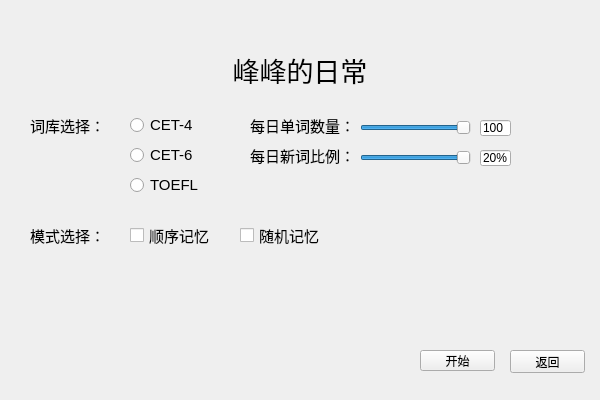
<?xml version="1.0" encoding="UTF-8"?>
<ui version="4.0">
 <class>Q_WordrecitingPara</class>
 <widget class="QWidget" name="Q_WordrecitingPara">
  <property name="geometry">
   <rect>
    <x>0</x>
    <y>0</y>
    <width>600</width>
    <height>400</height>
   </rect>
  </property>
  <property name="windowTitle">
   <string>千词斩 Version 1.0</string>
  </property>
  <widget class="QLabel" name="label">
   <property name="geometry">
    <rect>
     <x>150</x>
     <y>30</y>
     <width>300</width>
     <height>80</height>
    </rect>
   </property>
   <property name="font">
    <font>
     <family>微软雅黑</family>
     <pointsize>20</pointsize>
    </font>
   </property>
   <property name="text">
    <string>峰峰的日常</string>
   </property>
   <property name="alignment">
    <set>Qt::AlignCenter</set>
   </property>
  </widget>
  <widget class="QLabel" name="label_3">
   <property name="geometry">
    <rect>
     <x>30</x>
     <y>100</y>
     <width>81</width>
     <height>50</height>
    </rect>
   </property>
   <property name="font">
    <font>
     <pointsize>11</pointsize>
    </font>
   </property>
   <property name="text">
    <string>词库选择：</string>
   </property>
  </widget>
  <widget class="QPushButton" name="button_Back">
   <property name="geometry">
    <rect>
     <x>510</x>
     <y>350</y>
     <width>75</width>
     <height>23</height>
    </rect>
   </property>
   <property name="text">
    <string>返回</string>
   </property>
  </widget>
  <widget class="QLabel" name="label_4">
   <property name="geometry">
    <rect>
     <x>30</x>
     <y>210</y>
     <width>81</width>
     <height>50</height>
    </rect>
   </property>
   <property name="font">
    <font>
     <pointsize>11</pointsize>
    </font>
   </property>
   <property name="text">
    <string>模式选择：</string>
   </property>
  </widget>
  <widget class="QPushButton" name="button_Start">
   <property name="geometry">
    <rect>
     <x>420</x>
     <y>350</y>
     <width>75</width>
     <height>21</height>
    </rect>
   </property>
   <property name="text">
    <string>开始</string>
   </property>
  </widget>
  <widget class="QSlider" name="slider_Proportion">
   <property name="geometry">
    <rect>
     <x>360</x>
     <y>150</y>
     <width>111</width>
     <height>16</height>
    </rect>
   </property>
   <property name="minimum">
    <number>10</number>
   </property>
   <property name="maximum">
    <number>90</number>
   </property>
   <property name="singleStep">
    <number>5</number>
   </property>
   <property name="value">
    <number>90</number>
   </property>
   <property name="orientation">
    <enum>Qt::Horizontal</enum>
   </property>
  </widget>
  <widget class="QSlider" name="slider_Number">
   <property name="geometry">
    <rect>
     <x>360</x>
     <y>120</y>
     <width>111</width>
     <height>16</height>
    </rect>
   </property>
   <property name="minimum">
    <number>20</number>
   </property>
   <property name="maximum">
    <number>500</number>
   </property>
   <property name="singleStep">
    <number>20</number>
   </property>
   <property name="value">
    <number>500</number>
   </property>
   <property name="orientation">
    <enum>Qt::Horizontal</enum>
   </property>
  </widget>
  <widget class="QLineEdit" name="line_Number">
   <property name="geometry">
    <rect>
     <x>480</x>
     <y>120</y>
     <width>31</width>
     <height>16</height>
    </rect>
   </property>
   <property name="text">
    <string>100</string>
   </property>
   <property name="readOnly">
    <bool>true</bool>
   </property>
  </widget>
  <widget class="QLabel" name="label_6">
   <property name="geometry">
    <rect>
     <x>250</x>
     <y>100</y>
     <width>121</width>
     <height>50</height>
    </rect>
   </property>
   <property name="font">
    <font>
     <pointsize>11</pointsize>
    </font>
   </property>
   <property name="text">
    <string>每日单词数量：</string>
   </property>
  </widget>
  <widget class="QLabel" name="label_7">
   <property name="geometry">
    <rect>
     <x>250</x>
     <y>130</y>
     <width>121</width>
     <height>50</height>
    </rect>
   </property>
   <property name="font">
    <font>
     <pointsize>11</pointsize>
    </font>
   </property>
   <property name="text">
    <string>每日新词比例：</string>
   </property>
  </widget>
  <widget class="QLineEdit" name="line_Proportion">
   <property name="geometry">
    <rect>
     <x>480</x>
     <y>150</y>
     <width>31</width>
     <height>16</height>
    </rect>
   </property>
   <property name="text">
    <string>20%</string>
   </property>
   <property name="readOnly">
    <bool>true</bool>
   </property>
  </widget>
  <widget class="QRadioButton" name="radio_cet4">
   <property name="geometry">
    <rect>
     <x>130</x>
     <y>110</y>
     <width>100</width>
     <height>30</height>
    </rect>
   </property>
   <property name="font">
    <font>
     <pointsize>11</pointsize>
    </font>
   </property>
   <property name="text">
    <string>CET-4</string>
   </property>
  </widget>
  <widget class="QRadioButton" name="radio_cet6">
   <property name="geometry">
    <rect>
     <x>130</x>
     <y>140</y>
     <width>100</width>
     <height>30</height>
    </rect>
   </property>
   <property name="font">
    <font>
     <pointsize>11</pointsize>
    </font>
   </property>
   <property name="text">
    <string>CET-6</string>
   </property>
  </widget>
  <widget class="QRadioButton" name="radio_toefl">
   <property name="geometry">
    <rect>
     <x>130</x>
     <y>170</y>
     <width>100</width>
     <height>30</height>
    </rect>
   </property>
   <property name="font">
    <font>
     <pointsize>11</pointsize>
    </font>
   </property>
   <property name="text">
    <string>TOEFL</string>
   </property>
  </widget>
  <widget class="QCheckBox" name="check_Order">
   <property name="geometry">
    <rect>
     <x>130</x>
     <y>220</y>
     <width>130</width>
     <height>30</height>
    </rect>
   </property>
   <property name="font">
    <font>
     <pointsize>11</pointsize>
    </font>
   </property>
   <property name="text">
    <string>顺序记忆</string>
   </property>
  </widget>
  <widget class="QCheckBox" name="check_Random">
   <property name="geometry">
    <rect>
     <x>240</x>
     <y>220</y>
     <width>130</width>
     <height>30</height>
    </rect>
   </property>
   <property name="font">
    <font>
     <pointsize>11</pointsize>
    </font>
   </property>
   <property name="text">
    <string>随机记忆</string>
   </property>
  </widget>
 </widget>
 <layoutdefault spacing="6" margin="11"/>
 <resources/>
 <connections/>
</ui>
